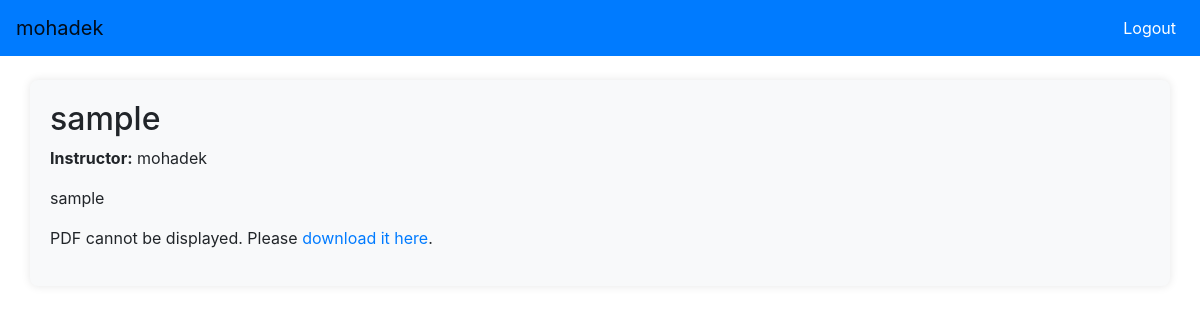
Screenshot of /course/24/ (signed in) with the database file from the repository.
### course/models.py (models this page shows, shortened)
class Course(models.Model):
    title = models.CharField(max_length=200)  # Title of the course
    content = models.TextField()  # Description or content of the course
    created_at = models.DateTimeField(auto_now_add=True)  # Date and time when the course was created
    updated_at = models.DateTimeField(auto_now=True)  # Date and time when the course was last updated
    instructor = models.ForeignKey(User, on_delete=models.CASCADE, related_name="courses_taught")  # Instructor of the course (linked to User model)
    subscribers = models.ManyToManyField(User, related_name="courses_subscribed", blank=True)  # Users subscribed to the course (many-to-many relationship with User model)
    price = models.DecimalField(max_digits=6, decimal_places=2, default=1.99)  # Price of the course (default is 1.99)
    document = models.FileField(upload_to='docs/', default='default.pdf')  # Document associated with the course

### course/views.py (the view)
# urls.py: path("<int:course_id>/", views.course_detail, name="course_detail"),
@login_required
def course_detail(request, course_id):
    course = get_object_or_404(Course, id=course_id)
    if request.user not in course.subscribers.all():
        return redirect("course_list")
    context = {
        "course": course
    }
    return render(request, "course_detail.html", context)

### course/templates/course_detail.html (shortened to what this page needs)
{% extends "base.html" %} {% block content %}
<h2>{{ course.title }}</h2>
    <p><strong>Instructor:</strong> {{ course.instructor.username }}</p>
    <p>{{ course.content }}</p>
{% if course.document %}
        <div>
            <object data="{{ course.document.url }}" type="application/pdf" width="100%" height="600px">
                <p>PDF cannot be displayed. Please <a href="{{ course.document.url }}">download it here</a>.</p>
            </object>
        </div>
    {% endif %}
 {% endblock %}

### user/templates/base.html (shortened to what this page needs)
<!DOCTYPE html>
<html lang="en">
<head>
    <link href="https://maxcdn.bootstrapcdn.com/bootstrap/4.5.2/css/bootstrap.min.css" rel="stylesheet">
</head>
<body>
<nav class="navbar navbar-expand-lg navbar-light">
    <a class="navbar-brand" href="{%  url 'course_list' %}">{{request.user}}</a>
    <div class="collapse navbar-collapse" id="navbarNav">
        <ul class="navbar-nav ml-auto">
            {% if user.is_authenticated %}
                <li class="nav-item">
                    <a class="nav-link" href="{% url 'logout' %}">Logout</a>
                </li>
            {% endif %}
        </ul>
    </div>
</nav>
<div class="container mt-4">
    {% block content %} {% endblock %}
</div>
</body>
</html>

### user/templates/base.html (style rules this page uses)
:root { --primary-color: #007bff; --secondary-color: #6c757d; --accent-color: #28a745; }
.navbar { background-color: var(--primary-color); }
.navbar-brand { color: #fff; }
.navbar-nav .nav-link { color: #fff !important; }
.container { background-color: #f8f9fa; border-radius: 8px; box-shadow: 0 0 10px rgba(0, 0, 0, 0.1); padding: 20px; }

### rows the page displays
Course: title "sample", instructor.username "mohadek", content "sample"

### other values shown
{{ request.user }} "mohadek"
